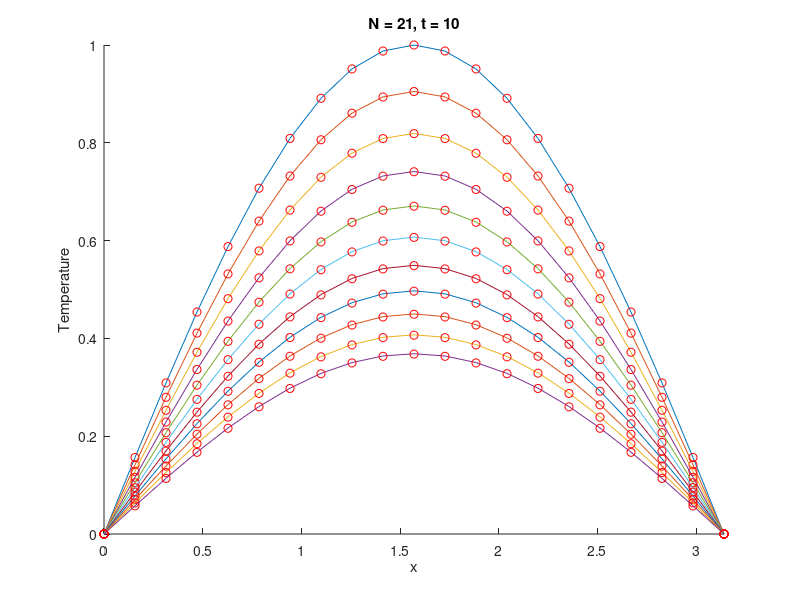

The MATLAB script that drew this image:
clear
close all
clc

tmax = 10

L = pi;
N = 21;
dt = 1e-4;
alpha = 0.1;

x = linspace(0,L,N); % Rod discretization
T = sin(pi*x/L); % IC
T(1) = 0; T(end) = 0; % BC

dx = L/(N-1);
t = 0;
counter = 0;

figure; hold on; 

% Plot the initial condition
plot(x,T); xlim([0,L])

% Plot the analytical solution
plot(x, sin(pi*x/L)*exp(-alpha*pi^2*t/L^2),'ro')

% Time loop
while(t<tmax)
    
    t = t + dt;
    counter = counter + 1;
    
    %%
    
    % Vectorized! No looping
    %T(2:N-1) = T(2:N-1) + dt* ( alpha* ( T(3:N) - 2*T(2:N-1) + T(1:N-2) )/dx^2  ) ;

    % or Non-vectorized, using a for-loop
    for i = 2:N-1
        Tnew(i-1) = T(i) + dt* alpha*( T(i-1) -2*T(i) + T(i + 1))/dx^2;
    end
    T(2:N-1) = Tnew;
    
    %%
    
    % Peek plot every 1 seconds
    if(abs(mod(counter,1/dt))==0)
        plot(x,T); title(['N = ', num2str(N), ', t = ', num2str(t)]) % Numerical solution
        plot(x, sin(pi*x/L)*exp(-alpha*pi^2*t/L^2),'ro') % Exact analytical solution
        pause(0.5)
        xlabel('x'); ylabel('Temperature')
    end
    
end
    

%%


